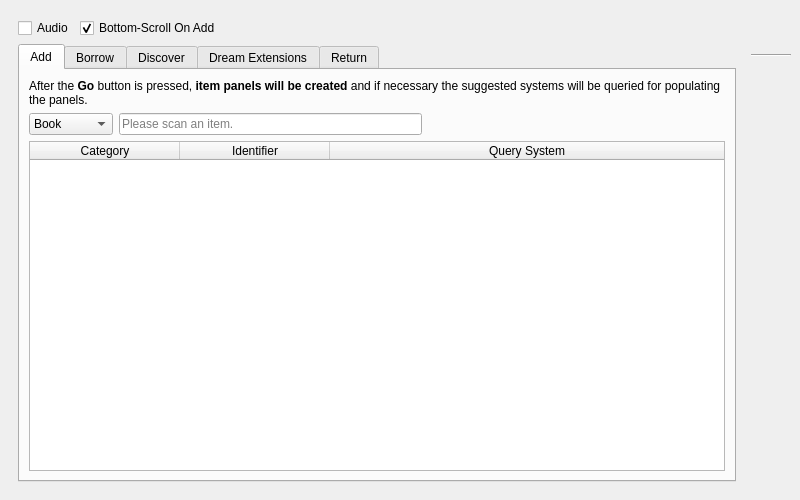
<?xml version="1.0" encoding="UTF-8"?>
<ui version="4.0">
 <class>batchActivitiesBrowser</class>
 <widget class="QMainWindow" name="batchActivitiesBrowser">
  <property name="geometry">
   <rect>
    <x>0</x>
    <y>0</y>
    <width>800</width>
    <height>500</height>
   </rect>
  </property>
  <property name="windowTitle">
   <string>BiblioteQ: Batch Activities Browser</string>
  </property>
  <property name="windowIcon">
   <iconset resource="../Icons/icons.qrc">
    <normaloff>:/book.png</normaloff>:/book.png</iconset>
  </property>
  <widget class="QWidget" name="centralwidget">
   <layout class="QHBoxLayout" name="horizontalLayout">
    <item>
     <widget class="QFrame" name="frame">
      <layout class="QVBoxLayout" name="verticalLayout">
       <item>
        <layout class="QHBoxLayout" name="horizontalLayout_6">
         <item>
          <widget class="QCheckBox" name="audio">
           <property name="toolTip">
            <string>&lt;html&gt;&lt;head/&gt;&lt;body&gt;&lt;p&gt;Enable audio. Requires multimedia libraries.&lt;/p&gt;&lt;/body&gt;&lt;/html&gt;</string>
           </property>
           <property name="text">
            <string>Audio</string>
           </property>
          </widget>
         </item>
         <item>
          <widget class="QCheckBox" name="bottom_scroll_on_add">
           <property name="toolTip">
            <string>Not retained fof future sessions.</string>
           </property>
           <property name="text">
            <string>Bottom-Scroll On Add</string>
           </property>
           <property name="checked">
            <bool>true</bool>
           </property>
          </widget>
         </item>
         <item>
          <spacer name="horizontalSpacer_5">
           <property name="orientation">
            <enum>Qt::Horizontal</enum>
           </property>
           <property name="sizeHint" stdset="0">
            <size>
             <width>40</width>
             <height>20</height>
            </size>
           </property>
          </spacer>
         </item>
        </layout>
       </item>
       <item>
        <widget class="QTabWidget" name="tab">
         <property name="currentIndex">
          <number>0</number>
         </property>
         <widget class="QWidget" name="page_add">
          <attribute name="title">
           <string>Add</string>
          </attribute>
          <layout class="QVBoxLayout" name="verticalLayout_6">
           <item>
            <widget class="QLabel" name="label_10">
             <property name="text">
              <string>&lt;html&gt;&lt;head/&gt;&lt;body&gt;&lt;p&gt;After the &lt;span style=&quot; font-weight:600;&quot;&gt;Go&lt;/span&gt; button is pressed, &lt;span style=&quot; font-weight:600;&quot;&gt;item panels will be created&lt;/span&gt; and if necessary the suggested systems will be queried for populating the panels.&lt;/p&gt;&lt;/body&gt;&lt;/html&gt;</string>
             </property>
             <property name="wordWrap">
              <bool>true</bool>
             </property>
            </widget>
           </item>
           <item>
            <layout class="QHBoxLayout" name="horizontalLayout_10">
             <item>
              <widget class="QComboBox" name="add_scan_type">
               <property name="currentText">
                <string>Book</string>
               </property>
               <item>
                <property name="text">
                 <string>Book</string>
                </property>
               </item>
               <item>
                <property name="text">
                 <string>Journal</string>
                </property>
               </item>
               <item>
                <property name="text">
                 <string>Magazine</string>
                </property>
               </item>
              </widget>
             </item>
             <item>
              <widget class="QLineEdit" name="add_scan">
               <property name="toolTip">
                <string>&lt;html&gt;&lt;head/&gt;&lt;body&gt;&lt;p&gt;Click in this field and scan an item. A new row will be created with the scanned identifier value. Please wait until the text hint is visible before scanning an item. Of course, you may also type an identifier and press the Enter key.&lt;/p&gt;&lt;/body&gt;&lt;/html&gt;</string>
               </property>
               <property name="placeholderText">
                <string>Please scan an item.</string>
               </property>
               <property name="clearButtonEnabled">
                <bool>true</bool>
               </property>
              </widget>
             </item>
             <item>
              <spacer name="horizontalSpacer_8">
               <property name="orientation">
                <enum>Qt::Horizontal</enum>
               </property>
               <property name="sizeHint" stdset="0">
                <size>
                 <width>40</width>
                 <height>20</height>
                </size>
               </property>
              </spacer>
             </item>
            </layout>
           </item>
           <item>
            <widget class="QTableWidget" name="add_table">
             <property name="editTriggers">
              <set>QAbstractItemView::AllEditTriggers</set>
             </property>
             <property name="alternatingRowColors">
              <bool>true</bool>
             </property>
             <property name="selectionMode">
              <enum>QAbstractItemView::ExtendedSelection</enum>
             </property>
             <property name="selectionBehavior">
              <enum>QAbstractItemView::SelectRows</enum>
             </property>
             <property name="verticalScrollMode">
              <enum>QAbstractItemView::ScrollPerPixel</enum>
             </property>
             <property name="horizontalScrollMode">
              <enum>QAbstractItemView::ScrollPerPixel</enum>
             </property>
             <property name="cornerButtonEnabled">
              <bool>false</bool>
             </property>
             <attribute name="horizontalHeaderMinimumSectionSize">
              <number>150</number>
             </attribute>
             <attribute name="horizontalHeaderDefaultSectionSize">
              <number>150</number>
             </attribute>
             <attribute name="horizontalHeaderStretchLastSection">
              <bool>true</bool>
             </attribute>
             <attribute name="verticalHeaderVisible">
              <bool>false</bool>
             </attribute>
             <column>
              <property name="text">
               <string>Category</string>
              </property>
             </column>
             <column>
              <property name="text">
               <string>Identifier</string>
              </property>
             </column>
             <column>
              <property name="text">
               <string>Query System</string>
              </property>
             </column>
            </widget>
           </item>
          </layout>
         </widget>
         <widget class="QWidget" name="page_borrow">
          <attribute name="title">
           <string>Borrow</string>
          </attribute>
          <layout class="QVBoxLayout" name="verticalLayout_2">
           <item>
            <layout class="QHBoxLayout" name="horizontalLayout_4">
             <item>
              <widget class="QComboBox" name="borrow_scan_type">
               <property name="currentText">
                <string>Book</string>
               </property>
               <item>
                <property name="text">
                 <string>Book</string>
                </property>
               </item>
               <item>
                <property name="text">
                 <string>CD</string>
                </property>
               </item>
               <item>
                <property name="text">
                 <string>DVD</string>
                </property>
               </item>
               <item>
                <property name="text">
                 <string>Grey Literature</string>
                </property>
               </item>
               <item>
                <property name="text">
                 <string>Journal</string>
                </property>
               </item>
               <item>
                <property name="text">
                 <string>Magazine</string>
                </property>
               </item>
               <item>
                <property name="text">
                 <string>Video Game</string>
                </property>
               </item>
              </widget>
             </item>
             <item>
              <widget class="QLineEdit" name="borrow_scan">
               <property name="toolTip">
                <string>&lt;html&gt;&lt;head/&gt;&lt;body&gt;&lt;p&gt;Click in this field and scan an item. A new row will be created with the scanned identifier value. Please wait until the text hint is visible before scanning an item. Of course, you may also type an identifier and press the Enter key.&lt;/p&gt;&lt;/body&gt;&lt;/html&gt;</string>
               </property>
               <property name="placeholderText">
                <string>Please scan an item.</string>
               </property>
               <property name="clearButtonEnabled">
                <bool>true</bool>
               </property>
              </widget>
             </item>
             <item>
              <spacer name="horizontalSpacer_3">
               <property name="orientation">
                <enum>Qt::Horizontal</enum>
               </property>
               <property name="sizeHint" stdset="0">
                <size>
                 <width>40</width>
                 <height>20</height>
                </size>
               </property>
              </spacer>
             </item>
            </layout>
           </item>
           <item>
            <layout class="QHBoxLayout" name="horizontalLayout_3">
             <item>
              <widget class="QLabel" name="label">
               <property name="text">
                <string>Member ID</string>
               </property>
              </widget>
             </item>
             <item>
              <widget class="QLineEdit" name="borrow_member_id">
               <property name="maxLength">
                <number>16</number>
               </property>
               <property name="placeholderText">
                <string>Member ID</string>
               </property>
               <property name="clearButtonEnabled">
                <bool>true</bool>
               </property>
              </widget>
             </item>
             <item>
              <widget class="QLabel" name="label_5">
               <property name="text">
                <string>Discovered Name</string>
               </property>
              </widget>
             </item>
             <item>
              <widget class="QLineEdit" name="borrow_member_name">
               <property name="toolTip">
                <string>&lt;html&gt;&lt;head/&gt;&lt;body&gt;&lt;p&gt;A database query will be performed after editing of the Member ID has completed. For example, after Member ID has lost input focus.&lt;/p&gt;&lt;/body&gt;&lt;/html&gt;</string>
               </property>
               <property name="readOnly">
                <bool>true</bool>
               </property>
              </widget>
             </item>
             <item>
              <widget class="QToolButton" name="borrow_list">
               <property name="toolTip">
                <string>&lt;html&gt;&lt;head/&gt;&lt;body&gt;&lt;p&gt;List member's reserved items in the main window.&lt;/p&gt;&lt;/body&gt;&lt;/html&gt;</string>
               </property>
               <property name="icon">
                <iconset resource="../Icons/icons.qrc">
                 <normaloff>:/32x32/stamp.png</normaloff>:/32x32/stamp.png</iconset>
               </property>
               <property name="iconSize">
                <size>
                 <width>32</width>
                 <height>32</height>
                </size>
               </property>
               <property name="autoRaise">
                <bool>true</bool>
               </property>
              </widget>
             </item>
            </layout>
           </item>
           <item>
            <widget class="QLabel" name="label_2">
             <property name="text">
              <string>The Field column is completed by scanner queries.</string>
             </property>
            </widget>
           </item>
           <item>
            <widget class="QTableWidget" name="borrow_table">
             <property name="editTriggers">
              <set>QAbstractItemView::AllEditTriggers</set>
             </property>
             <property name="alternatingRowColors">
              <bool>true</bool>
             </property>
             <property name="selectionMode">
              <enum>QAbstractItemView::ExtendedSelection</enum>
             </property>
             <property name="selectionBehavior">
              <enum>QAbstractItemView::SelectRows</enum>
             </property>
             <property name="verticalScrollMode">
              <enum>QAbstractItemView::ScrollPerPixel</enum>
             </property>
             <property name="horizontalScrollMode">
              <enum>QAbstractItemView::ScrollPerPixel</enum>
             </property>
             <property name="cornerButtonEnabled">
              <bool>false</bool>
             </property>
             <attribute name="horizontalHeaderMinimumSectionSize">
              <number>150</number>
             </attribute>
             <attribute name="horizontalHeaderDefaultSectionSize">
              <number>150</number>
             </attribute>
             <attribute name="horizontalHeaderStretchLastSection">
              <bool>true</bool>
             </attribute>
             <attribute name="verticalHeaderVisible">
              <bool>false</bool>
             </attribute>
             <column>
              <property name="text">
               <string>Category</string>
              </property>
             </column>
             <column>
              <property name="text">
               <string>Identifier</string>
              </property>
             </column>
             <column>
              <property name="text">
               <string>Copy Identifier</string>
              </property>
             </column>
             <column>
              <property name="text">
               <string>Results</string>
              </property>
             </column>
             <column>
              <property name="text">
               <string>Field</string>
              </property>
             </column>
            </widget>
           </item>
           <item>
            <layout class="QHBoxLayout" name="horizontalLayout_2">
             <item>
              <spacer name="horizontalSpacer_2">
               <property name="orientation">
                <enum>Qt::Horizontal</enum>
               </property>
               <property name="sizeHint" stdset="0">
                <size>
                 <width>40</width>
                 <height>20</height>
                </size>
               </property>
              </spacer>
             </item>
             <item>
              <widget class="QPushButton" name="borrow_add_row">
               <property name="minimumSize">
                <size>
                 <width>150</width>
                 <height>0</height>
                </size>
               </property>
               <property name="text">
                <string>Add Row</string>
               </property>
               <property name="icon">
                <iconset resource="../Icons/icons.qrc">
                 <normaloff>:/16x16/add.png</normaloff>:/16x16/add.png</iconset>
               </property>
              </widget>
             </item>
             <item>
              <widget class="QPushButton" name="borrow_delete_row">
               <property name="minimumSize">
                <size>
                 <width>150</width>
                 <height>0</height>
                </size>
               </property>
               <property name="text">
                <string>Delete Row(s)</string>
               </property>
               <property name="icon">
                <iconset resource="../Icons/icons.qrc">
                 <normaloff>:/16x16/eraser.png</normaloff>:/16x16/eraser.png</iconset>
               </property>
              </widget>
             </item>
             <item>
              <spacer name="horizontalSpacer">
               <property name="orientation">
                <enum>Qt::Horizontal</enum>
               </property>
               <property name="sizeHint" stdset="0">
                <size>
                 <width>40</width>
                 <height>20</height>
                </size>
               </property>
              </spacer>
             </item>
            </layout>
           </item>
          </layout>
         </widget>
         <widget class="QWidget" name="page_discover">
          <attribute name="title">
           <string>Discover</string>
          </attribute>
          <layout class="QVBoxLayout" name="verticalLayout_3">
           <item>
            <layout class="QHBoxLayout" name="horizontalLayout_5">
             <item>
              <widget class="QLineEdit" name="discover_scan">
               <property name="toolTip">
                <string>&lt;html&gt;&lt;head/&gt;&lt;body&gt;&lt;p&gt;Click in this field and scan an item. A new row will be created with the scanned identifier value. Please wait until the text hint is visible before scanning an item. Of course, you may also type an identifier and press the Enter key.&lt;/p&gt;&lt;/body&gt;&lt;/html&gt;</string>
               </property>
               <property name="placeholderText">
                <string>Please scan an item.</string>
               </property>
               <property name="clearButtonEnabled">
                <bool>true</bool>
               </property>
              </widget>
             </item>
             <item>
              <spacer name="horizontalSpacer_4">
               <property name="orientation">
                <enum>Qt::Horizontal</enum>
               </property>
               <property name="sizeHint" stdset="0">
                <size>
                 <width>40</width>
                 <height>20</height>
                </size>
               </property>
              </spacer>
             </item>
             <item>
              <widget class="QToolButton" name="discover_list">
               <property name="toolTip">
                <string>&lt;html&gt;&lt;head/&gt;&lt;body&gt;&lt;p&gt;List items in the main window.&lt;/p&gt;&lt;/body&gt;&lt;/html&gt;</string>
               </property>
               <property name="icon">
                <iconset resource="../Icons/icons.qrc">
                 <normaloff>:/32x32/stamp.png</normaloff>:/32x32/stamp.png</iconset>
               </property>
               <property name="iconSize">
                <size>
                 <width>32</width>
                 <height>32</height>
                </size>
               </property>
               <property name="popupMode">
                <enum>QToolButton::MenuButtonPopup</enum>
               </property>
               <property name="toolButtonStyle">
                <enum>Qt::ToolButtonTextBesideIcon</enum>
               </property>
              </widget>
             </item>
             <item>
              <widget class="QToolButton" name="export_missing">
               <property name="toolTip">
                <string>Export missing items.</string>
               </property>
               <property name="text">
                <string/>
               </property>
               <property name="icon">
                <iconset resource="../Icons/icons.qrc">
                 <normaloff>:/32x32/save.png</normaloff>:/32x32/save.png</iconset>
               </property>
               <property name="iconSize">
                <size>
                 <width>32</width>
                 <height>32</height>
                </size>
               </property>
              </widget>
             </item>
            </layout>
           </item>
           <item>
            <widget class="QLabel" name="label_3">
             <property name="text">
              <string>The Title column will include the first discovered item if there are multiple categories.</string>
             </property>
            </widget>
           </item>
           <item>
            <widget class="QTableWidget" name="discover_table">
             <property name="editTriggers">
              <set>QAbstractItemView::AllEditTriggers</set>
             </property>
             <property name="alternatingRowColors">
              <bool>true</bool>
             </property>
             <property name="selectionMode">
              <enum>QAbstractItemView::ExtendedSelection</enum>
             </property>
             <property name="selectionBehavior">
              <enum>QAbstractItemView::SelectRows</enum>
             </property>
             <property name="verticalScrollMode">
              <enum>QAbstractItemView::ScrollPerPixel</enum>
             </property>
             <property name="horizontalScrollMode">
              <enum>QAbstractItemView::ScrollPerPixel</enum>
             </property>
             <property name="cornerButtonEnabled">
              <bool>false</bool>
             </property>
             <attribute name="horizontalHeaderMinimumSectionSize">
              <number>225</number>
             </attribute>
             <attribute name="horizontalHeaderDefaultSectionSize">
              <number>225</number>
             </attribute>
             <attribute name="horizontalHeaderStretchLastSection">
              <bool>true</bool>
             </attribute>
             <attribute name="verticalHeaderVisible">
              <bool>false</bool>
             </attribute>
             <column>
              <property name="text">
               <string>Identifier</string>
              </property>
             </column>
             <column>
              <property name="text">
               <string>Database Table Name(s)</string>
              </property>
             </column>
             <column>
              <property name="text">
               <string>Title</string>
              </property>
             </column>
             <column>
              <property name="text">
               <string>SQLite Reminder</string>
              </property>
             </column>
            </widget>
           </item>
          </layout>
         </widget>
         <widget class="QWidget" name="page_dream_extensions">
          <attribute name="title">
           <string>Dream Extensions</string>
          </attribute>
          <layout class="QVBoxLayout" name="verticalLayout_5">
           <item>
            <layout class="QHBoxLayout" name="horizontalLayout_8">
             <item>
              <widget class="QLabel" name="label_6">
               <property name="text">
                <string>Member ID</string>
               </property>
              </widget>
             </item>
             <item>
              <widget class="QLineEdit" name="dreamy_member_id">
               <property name="toolTip">
                <string>Please press Enter to filter.</string>
               </property>
               <property name="maxLength">
                <number>16</number>
               </property>
               <property name="placeholderText">
                <string>Optional Member ID Filter</string>
               </property>
               <property name="clearButtonEnabled">
                <bool>true</bool>
               </property>
              </widget>
             </item>
             <item>
              <widget class="QLabel" name="label_7">
               <property name="text">
                <string>Discovered Name</string>
               </property>
              </widget>
             </item>
             <item>
              <widget class="QLineEdit" name="dreamy_member_name">
               <property name="toolTip">
                <string>&lt;html&gt;&lt;head/&gt;&lt;body&gt;&lt;p&gt;A database query will be performed after editing of the Member ID has completed. For example, after Member ID has lost input focus.&lt;/p&gt;&lt;/body&gt;&lt;/html&gt;</string>
               </property>
               <property name="readOnly">
                <bool>true</bool>
               </property>
              </widget>
             </item>
            </layout>
           </item>
           <item>
            <widget class="QLabel" name="label_9">
             <property name="text">
              <string>A new return-date may not be a date which is less than the item's current return-date.</string>
             </property>
             <property name="wordWrap">
              <bool>true</bool>
             </property>
            </widget>
           </item>
           <item>
            <widget class="QTableWidget" name="dreamy_table">
             <property name="editTriggers">
              <set>QAbstractItemView::AllEditTriggers</set>
             </property>
             <property name="alternatingRowColors">
              <bool>true</bool>
             </property>
             <property name="selectionMode">
              <enum>QAbstractItemView::ExtendedSelection</enum>
             </property>
             <property name="selectionBehavior">
              <enum>QAbstractItemView::SelectRows</enum>
             </property>
             <property name="verticalScrollMode">
              <enum>QAbstractItemView::ScrollPerPixel</enum>
             </property>
             <property name="horizontalScrollMode">
              <enum>QAbstractItemView::ScrollPerPixel</enum>
             </property>
             <property name="sortingEnabled">
              <bool>true</bool>
             </property>
             <property name="cornerButtonEnabled">
              <bool>false</bool>
             </property>
             <attribute name="horizontalHeaderMinimumSectionSize">
              <number>225</number>
             </attribute>
             <attribute name="horizontalHeaderDefaultSectionSize">
              <number>275</number>
             </attribute>
             <attribute name="horizontalHeaderStretchLastSection">
              <bool>true</bool>
             </attribute>
             <attribute name="verticalHeaderVisible">
              <bool>false</bool>
             </attribute>
             <column>
              <property name="text">
               <string>New Return Date</string>
              </property>
             </column>
             <column>
              <property name="text">
               <string>Reserved Date</string>
              </property>
             </column>
             <column>
              <property name="text">
               <string>Identifier</string>
              </property>
             </column>
             <column>
              <property name="text">
               <string>Accession Number</string>
              </property>
             </column>
             <column>
              <property name="text">
               <string>Title</string>
              </property>
             </column>
             <column>
              <property name="text">
               <string>Member ID</string>
              </property>
             </column>
             <column>
              <property name="text">
               <string>Member Name</string>
              </property>
             </column>
             <column>
              <property name="text">
               <string>Administrator</string>
              </property>
             </column>
             <column>
              <property name="text">
               <string>Type</string>
              </property>
             </column>
             <column>
              <property name="text">
               <string>MYOID (Hidden)</string>
              </property>
             </column>
            </widget>
           </item>
           <item>
            <layout class="QHBoxLayout" name="horizontalLayout_9">
             <item>
              <widget class="QLabel" name="label_8">
               <property name="text">
                <string>Set All New Return Dates</string>
               </property>
              </widget>
             </item>
             <item>
              <widget class="QDateEdit" name="dreamy_date">
               <property name="sizePolicy">
                <sizepolicy hsizetype="Expanding" vsizetype="Fixed">
                 <horstretch>0</horstretch>
                 <verstretch>0</verstretch>
                </sizepolicy>
               </property>
               <property name="calendarPopup">
                <bool>true</bool>
               </property>
              </widget>
             </item>
             <item>
              <widget class="QToolButton" name="dreamy_go">
               <property name="toolTip">
                <string>Set All New Return Dates!</string>
               </property>
               <property name="text">
                <string/>
               </property>
               <property name="icon">
                <iconset resource="../Icons/icons.qrc">
                 <normaloff>:/32x32/ok.png</normaloff>:/32x32/ok.png</iconset>
               </property>
               <property name="iconSize">
                <size>
                 <width>32</width>
                 <height>32</height>
                </size>
               </property>
               <property name="autoRaise">
                <bool>true</bool>
               </property>
              </widget>
             </item>
             <item>
              <spacer name="horizontalSpacer_7">
               <property name="orientation">
                <enum>Qt::Horizontal</enum>
               </property>
               <property name="sizeHint" stdset="0">
                <size>
                 <width>40</width>
                 <height>20</height>
                </size>
               </property>
              </spacer>
             </item>
            </layout>
           </item>
          </layout>
         </widget>
         <widget class="QWidget" name="page_return">
          <attribute name="title">
           <string>Return</string>
          </attribute>
          <layout class="QVBoxLayout" name="verticalLayout_4">
           <item>
            <layout class="QHBoxLayout" name="horizontalLayout_7">
             <item>
              <widget class="QLineEdit" name="return_scan">
               <property name="toolTip">
                <string>&lt;html&gt;&lt;head/&gt;&lt;body&gt;&lt;p&gt;Click in this field and scan an item. A new row will be created with the scanned identifier value. Please wait until the text hint is visible before scanning an item. Of course, you may also type an identifier and press the Enter key.&lt;/p&gt;&lt;/body&gt;&lt;/html&gt;</string>
               </property>
               <property name="placeholderText">
                <string>Please scan an item.</string>
               </property>
               <property name="clearButtonEnabled">
                <bool>true</bool>
               </property>
              </widget>
             </item>
             <item>
              <spacer name="horizontalSpacer_6">
               <property name="orientation">
                <enum>Qt::Horizontal</enum>
               </property>
               <property name="sizeHint" stdset="0">
                <size>
                 <width>40</width>
                 <height>20</height>
                </size>
               </property>
              </spacer>
             </item>
            </layout>
           </item>
           <item>
            <widget class="QLabel" name="label_4">
             <property name="text">
              <string>&lt;html&gt;&lt;head/&gt;&lt;body&gt;&lt;p&gt;If items cannot be located, please consider the All Reserved category in the main window. Press the Go! button to list the discovered items in the main table. &lt;span style=&quot; font-weight:600;&quot;&gt;Press the Go! button to list the discovered items in the main window's table where you'll be able to complete the return(s).&lt;/span&gt;&lt;/p&gt;&lt;/body&gt;&lt;/html&gt;</string>
             </property>
             <property name="wordWrap">
              <bool>true</bool>
             </property>
            </widget>
           </item>
           <item>
            <widget class="QTableWidget" name="return_table">
             <property name="editTriggers">
              <set>QAbstractItemView::AllEditTriggers</set>
             </property>
             <property name="alternatingRowColors">
              <bool>true</bool>
             </property>
             <property name="selectionMode">
              <enum>QAbstractItemView::ExtendedSelection</enum>
             </property>
             <property name="selectionBehavior">
              <enum>QAbstractItemView::SelectRows</enum>
             </property>
             <property name="verticalScrollMode">
              <enum>QAbstractItemView::ScrollPerPixel</enum>
             </property>
             <property name="horizontalScrollMode">
              <enum>QAbstractItemView::ScrollPerPixel</enum>
             </property>
             <property name="cornerButtonEnabled">
              <bool>false</bool>
             </property>
             <attribute name="horizontalHeaderMinimumSectionSize">
              <number>225</number>
             </attribute>
             <attribute name="horizontalHeaderDefaultSectionSize">
              <number>225</number>
             </attribute>
             <attribute name="horizontalHeaderStretchLastSection">
              <bool>true</bool>
             </attribute>
             <attribute name="verticalHeaderVisible">
              <bool>false</bool>
             </attribute>
            </widget>
           </item>
          </layout>
         </widget>
        </widget>
       </item>
      </layout>
     </widget>
    </item>
    <item>
     <layout class="QVBoxLayout" name="_2">
      <item>
       <widget class="QToolButton" name="go">
        <property name="toolTip">
         <string>Go! (Current Page)</string>
        </property>
        <property name="text">
         <string/>
        </property>
        <property name="icon">
         <iconset resource="../Icons/icons.qrc">
          <normaloff>:/32x32/ok.png</normaloff>:/32x32/ok.png</iconset>
        </property>
        <property name="iconSize">
         <size>
          <width>32</width>
          <height>32</height>
         </size>
        </property>
        <property name="autoRaise">
         <bool>true</bool>
        </property>
       </widget>
      </item>
      <item>
       <widget class="Line" name="line">
        <property name="orientation">
         <enum>Qt::Horizontal</enum>
        </property>
       </widget>
      </item>
      <item>
       <widget class="QToolButton" name="reset">
        <property name="toolTip">
         <string>Reset Current Page</string>
        </property>
        <property name="icon">
         <iconset resource="../Icons/icons.qrc">
          <normaloff>:/32x32/reload.png</normaloff>:/32x32/reload.png</iconset>
        </property>
        <property name="iconSize">
         <size>
          <width>32</width>
          <height>32</height>
         </size>
        </property>
        <property name="shortcut">
         <string>Ctrl+R</string>
        </property>
        <property name="autoRaise">
         <bool>true</bool>
        </property>
       </widget>
      </item>
      <item>
       <spacer name="spacer">
        <property name="orientation">
         <enum>Qt::Vertical</enum>
        </property>
        <property name="sizeHint" stdset="0">
         <size>
          <width>20</width>
          <height>40</height>
         </size>
        </property>
       </spacer>
      </item>
      <item>
       <widget class="QToolButton" name="close">
        <property name="toolTip">
         <string>Close Browser</string>
        </property>
        <property name="icon">
         <iconset resource="../Icons/icons.qrc">
          <normaloff>:/32x32/cancel.png</normaloff>:/32x32/cancel.png</iconset>
        </property>
        <property name="iconSize">
         <size>
          <width>32</width>
          <height>32</height>
         </size>
        </property>
        <property name="shortcut">
         <string>Ctrl+W</string>
        </property>
        <property name="autoRaise">
         <bool>true</bool>
        </property>
       </widget>
      </item>
     </layout>
    </item>
   </layout>
  </widget>
 </widget>
 <tabstops>
  <tabstop>audio</tabstop>
  <tabstop>bottom_scroll_on_add</tabstop>
  <tabstop>tab</tabstop>
  <tabstop>add_scan_type</tabstop>
  <tabstop>add_scan</tabstop>
  <tabstop>add_table</tabstop>
  <tabstop>borrow_scan_type</tabstop>
  <tabstop>borrow_scan</tabstop>
  <tabstop>borrow_member_id</tabstop>
  <tabstop>borrow_member_name</tabstop>
  <tabstop>borrow_list</tabstop>
  <tabstop>borrow_table</tabstop>
  <tabstop>borrow_add_row</tabstop>
  <tabstop>borrow_delete_row</tabstop>
  <tabstop>discover_scan</tabstop>
  <tabstop>discover_list</tabstop>
  <tabstop>export_missing</tabstop>
  <tabstop>discover_table</tabstop>
  <tabstop>dreamy_member_id</tabstop>
  <tabstop>dreamy_member_name</tabstop>
  <tabstop>dreamy_table</tabstop>
  <tabstop>dreamy_date</tabstop>
  <tabstop>dreamy_go</tabstop>
  <tabstop>return_scan</tabstop>
  <tabstop>return_table</tabstop>
  <tabstop>go</tabstop>
  <tabstop>reset</tabstop>
  <tabstop>close</tabstop>
 </tabstops>
 <resources>
  <include location="../Icons/icons.qrc"/>
  <include location="../Icons/icons.qrc"/>
 </resources>
 <connections/>
</ui>
